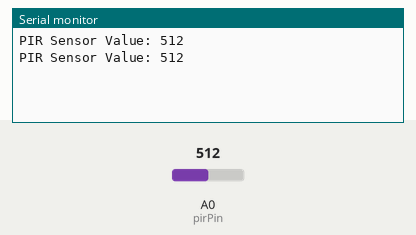
Bench run of a sketch on a simulated Arduino Uno, built with avr-gcc and run on an emulated ATmega328P. Shown: the last lines printed to the serial monitor. Inputs (shaded band) come from the test bench; at power-on: A0 (pirPin) = 512.

Above: at 1.8 s.
1.9 s: A0 (pirPin) set to 716
At 2.7 s:
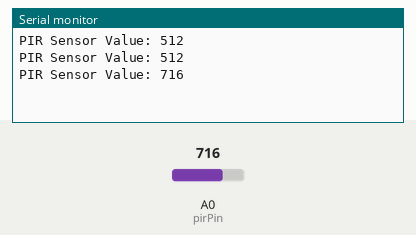
3.4 s: A0 (pirPin) set to 900
At 4.8 s:
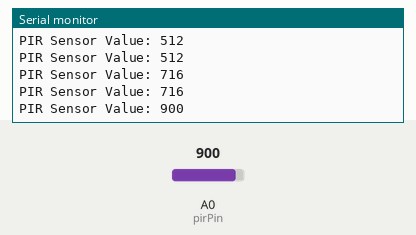
Timing chart, 0 to 6.4 s (numbered marks = the images above; inputs shaded):
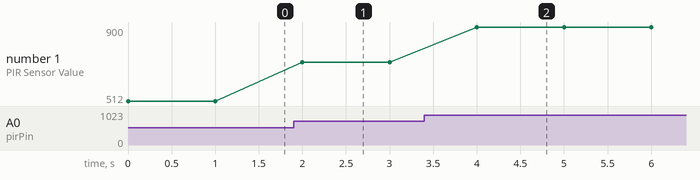

The sketch:

Code.ino
```cpp
int pirPin = A0;   // Pin connected to the PIR sensor's analog output
int pirValue = 0;  // Variable to store the PIR sensor value

void setup() {
  Serial.begin(9600);  // Start serial communication
}

void loop() {
  pirValue = analogRead(pirPin);  // Read the PIR sensor's analog output value

  Serial.print("PIR Sensor Value: ");
  Serial.println(pirValue);  // Print the PIR sensor value to the serial monitor

  delay(1000);  // Wait for 1 second before reading again
}
```

Measured:
- after the input at 1.9 s, the serial monitor: prints a new line after 0.10 s (image 1)
- after the input at 3.4 s, the serial monitor: prints a new line after 0.60 s (image 2)
- plotted number 1: 512 → 716 after the input at 1.9 s, 716 → 900 after the input at 3.4 s
